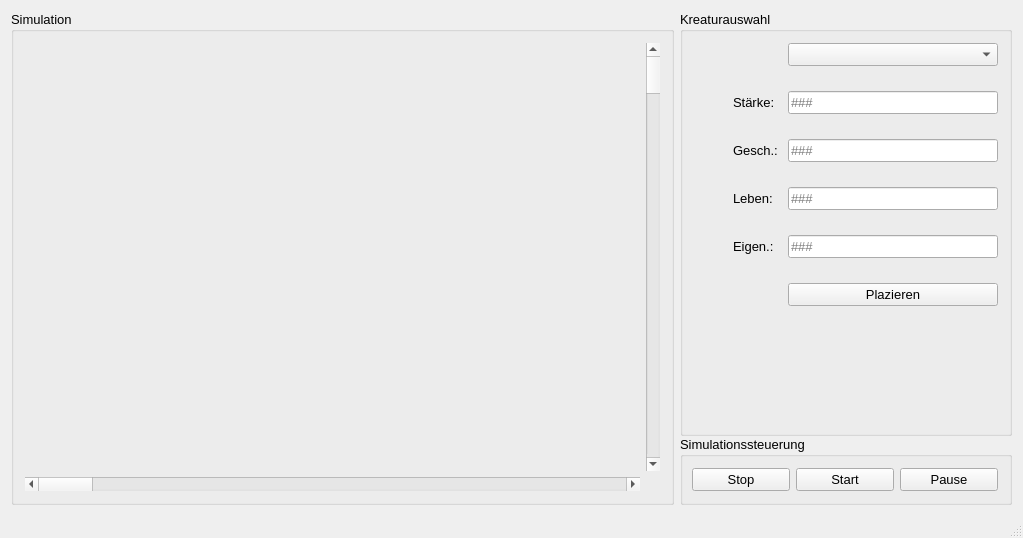
<?xml version="1.0" encoding="UTF-8"?>
<ui version="4.0">
 <class>ai3_bachelor_praktikum</class>
 <widget class="QMainWindow" name="ai3_bachelor_praktikum">
  <property name="geometry">
   <rect>
    <x>0</x>
    <y>0</y>
    <width>1023</width>
    <height>538</height>
   </rect>
  </property>
  <property name="minimumSize">
   <size>
    <width>1023</width>
    <height>538</height>
   </size>
  </property>
  <property name="windowTitle">
   <string>BioSim</string>
  </property>
  <widget class="QWidget" name="centralWidget">
   <layout class="QHBoxLayout" name="horizontalLayout" stretch="2,1">
    <item>
     <widget class="QGroupBox" name="groupBoxSimulationArea">
      <property name="font">
       <font>
        <pointsize>10</pointsize>
       </font>
      </property>
      <property name="title">
       <string>Simulation</string>
      </property>
      <layout class="QGridLayout" name="gridLayout_2">
       <item row="0" column="1">
        <widget class="QScrollBar" name="vScrollbar">
         <property name="orientation">
          <enum>Qt::Vertical</enum>
         </property>
        </widget>
       </item>
       <item row="1" column="0">
        <widget class="QScrollBar" name="hScrollbar">
         <property name="orientation">
          <enum>Qt::Horizontal</enum>
         </property>
        </widget>
       </item>
       <item row="0" column="0">
        <widget class="simAreaWidget" name="simulationArea" native="true">
         <property name="font">
          <font>
           <pointsize>10</pointsize>
          </font>
         </property>
        </widget>
       </item>
      </layout>
     </widget>
    </item>
    <item>
     <widget class="QWidget" name="simControlWidget" native="true">
      <layout class="QVBoxLayout" name="verticalLayout" stretch="0,0">
       <property name="spacing">
        <number>0</number>
       </property>
       <property name="leftMargin">
        <number>0</number>
       </property>
       <property name="topMargin">
        <number>0</number>
       </property>
       <property name="rightMargin">
        <number>0</number>
       </property>
       <property name="bottomMargin">
        <number>0</number>
       </property>
       <item>
        <widget class="QGroupBox" name="groupBoxCreatureSelection">
         <property name="font">
          <font>
           <pointsize>10</pointsize>
          </font>
         </property>
         <property name="title">
          <string>Kreaturauswahl</string>
         </property>
         <layout class="QGridLayout" name="gridLayout_5">
          <property name="leftMargin">
           <number>50</number>
          </property>
          <item row="0" column="0">
           <layout class="QGridLayout" name="gridLayout_4">
            <item row="1" column="0">
             <layout class="QGridLayout" name="gridLayout" rowstretch="0,0,0,0,0,0,0" columnstretch="0,0">
              <property name="leftMargin">
               <number>0</number>
              </property>
              <property name="horizontalSpacing">
               <number>10</number>
              </property>
              <property name="verticalSpacing">
               <number>25</number>
              </property>
              <item row="2" column="1">
               <widget class="QLineEdit" name="tbSpeed">
                <property name="text">
                 <string/>
                </property>
                <property name="readOnly">
                 <bool>true</bool>
                </property>
                <property name="placeholderText">
                 <string>###</string>
                </property>
               </widget>
              </item>
              <item row="1" column="1">
               <widget class="QLineEdit" name="tbStrength">
                <property name="sizePolicy">
                 <sizepolicy hsizetype="Expanding" vsizetype="Fixed">
                  <horstretch>0</horstretch>
                  <verstretch>0</verstretch>
                 </sizepolicy>
                </property>
                <property name="font">
                 <font>
                  <pointsize>10</pointsize>
                 </font>
                </property>
                <property name="text">
                 <string/>
                </property>
                <property name="readOnly">
                 <bool>true</bool>
                </property>
                <property name="placeholderText">
                 <string>###</string>
                </property>
               </widget>
              </item>
              <item row="3" column="1">
               <widget class="QLineEdit" name="tbLife">
                <property name="text">
                 <string/>
                </property>
                <property name="readOnly">
                 <bool>true</bool>
                </property>
                <property name="placeholderText">
                 <string>###</string>
                </property>
               </widget>
              </item>
              <item row="4" column="0">
               <widget class="QLabel" name="lblAttributes">
                <property name="font">
                 <font>
                  <pointsize>10</pointsize>
                 </font>
                </property>
                <property name="layoutDirection">
                 <enum>Qt::LeftToRight</enum>
                </property>
                <property name="text">
                 <string>Eigen.:</string>
                </property>
                <property name="alignment">
                 <set>Qt::AlignJustify|Qt::AlignVCenter</set>
                </property>
               </widget>
              </item>
              <item row="0" column="1">
               <widget class="QComboBox" name="cbCreature">
                <property name="enabled">
                 <bool>true</bool>
                </property>
                <property name="font">
                 <font>
                  <pointsize>10</pointsize>
                 </font>
                </property>
                <property name="contextMenuPolicy">
                 <enum>Qt::ActionsContextMenu</enum>
                </property>
                <property name="layoutDirection">
                 <enum>Qt::LeftToRight</enum>
                </property>
                <property name="editable">
                 <bool>false</bool>
                </property>
                <property name="currentText">
                 <string/>
                </property>
                <property name="sizeAdjustPolicy">
                 <enum>QComboBox::AdjustToContentsOnFirstShow</enum>
                </property>
                <property name="frame">
                 <bool>true</bool>
                </property>
               </widget>
              </item>
              <item row="3" column="0">
               <widget class="QLabel" name="lblLife">
                <property name="font">
                 <font>
                  <pointsize>10</pointsize>
                 </font>
                </property>
                <property name="layoutDirection">
                 <enum>Qt::RightToLeft</enum>
                </property>
                <property name="text">
                 <string>Leben:</string>
                </property>
                <property name="alignment">
                 <set>Qt::AlignJustify|Qt::AlignVCenter</set>
                </property>
               </widget>
              </item>
              <item row="2" column="0">
               <widget class="QLabel" name="lblSpeed">
                <property name="font">
                 <font>
                  <pointsize>10</pointsize>
                 </font>
                </property>
                <property name="layoutDirection">
                 <enum>Qt::RightToLeft</enum>
                </property>
                <property name="text">
                 <string>Gesch.:</string>
                </property>
                <property name="alignment">
                 <set>Qt::AlignJustify|Qt::AlignVCenter</set>
                </property>
               </widget>
              </item>
              <item row="4" column="1">
               <widget class="QLineEdit" name="tbAttributes">
                <property name="readOnly">
                 <bool>true</bool>
                </property>
                <property name="placeholderText">
                 <string>###</string>
                </property>
               </widget>
              </item>
              <item row="1" column="0">
               <widget class="QLabel" name="lblStrength">
                <property name="font">
                 <font>
                  <pointsize>10</pointsize>
                 </font>
                </property>
                <property name="layoutDirection">
                 <enum>Qt::RightToLeft</enum>
                </property>
                <property name="text">
                 <string>Stärke:</string>
                </property>
                <property name="alignment">
                 <set>Qt::AlignJustify|Qt::AlignVCenter</set>
                </property>
               </widget>
              </item>
              <item row="5" column="1">
               <widget class="QPushButton" name="btnPlace">
                <property name="font">
                 <font>
                  <pointsize>10</pointsize>
                 </font>
                </property>
                <property name="text">
                 <string>Plazieren</string>
                </property>
               </widget>
              </item>
              <item row="6" column="1">
               <spacer name="verticalSpacer">
                <property name="orientation">
                 <enum>Qt::Vertical</enum>
                </property>
                <property name="sizeHint" stdset="0">
                 <size>
                  <width>20</width>
                  <height>40</height>
                 </size>
                </property>
               </spacer>
              </item>
             </layout>
            </item>
           </layout>
          </item>
         </layout>
        </widget>
       </item>
       <item>
        <widget class="QGroupBox" name="groupBoxSimControlls">
         <property name="font">
          <font>
           <pointsize>10</pointsize>
          </font>
         </property>
         <property name="title">
          <string>Simulationssteuerung</string>
         </property>
         <layout class="QGridLayout" name="gridLayout_3">
          <property name="leftMargin">
           <number>9</number>
          </property>
          <item row="0" column="1">
           <widget class="QPushButton" name="btnStart">
            <property name="text">
             <string>Start</string>
            </property>
           </widget>
          </item>
          <item row="0" column="2">
           <widget class="QPushButton" name="btnPause">
            <property name="text">
             <string>Pause</string>
            </property>
           </widget>
          </item>
          <item row="0" column="0">
           <widget class="QPushButton" name="btnStop">
            <property name="text">
             <string>Stop</string>
            </property>
           </widget>
          </item>
         </layout>
        </widget>
       </item>
      </layout>
     </widget>
    </item>
   </layout>
  </widget>
  <widget class="QStatusBar" name="statusBar"/>
 </widget>
 <layoutdefault spacing="6" margin="11"/>
 <customwidgets>
  <customwidget>
   <class>simAreaWidget</class>
   <extends>QWidget</extends>
   <header>simAreaWidget.h</header>
   <container>1</container>
  </customwidget>
 </customwidgets>
 <resources>
  <include location="ai3_bachelor_praktikum.qrc"/>
 </resources>
 <connections/>
</ui>
